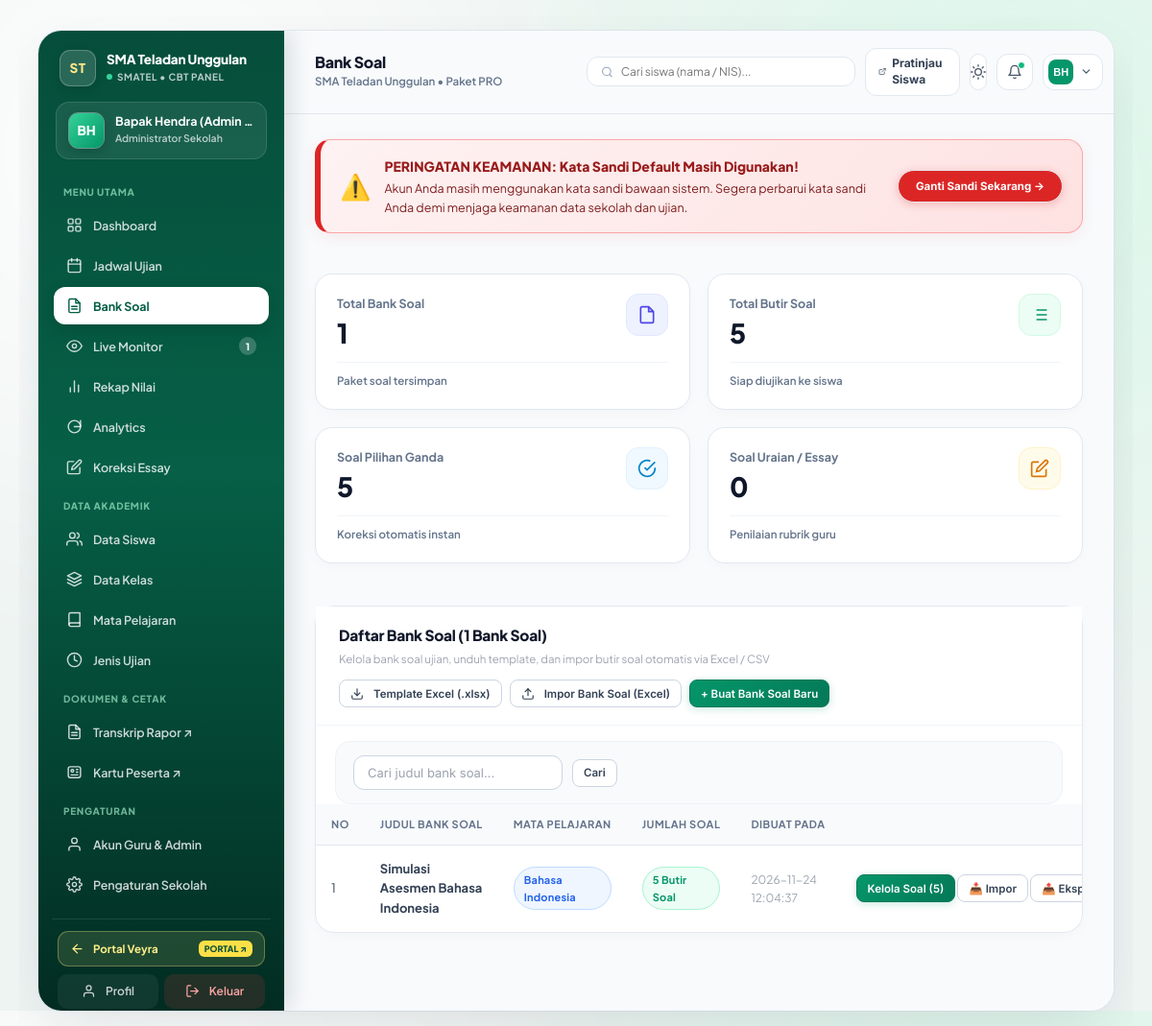
/admin/question-banks.php (signed in), run on the app's committed database.
### tables this page shows
CREATE TABLE `tenants` (
    `id` INT AUTO_INCREMENT PRIMARY KEY,
    `code` VARCHAR(30) NOT NULL UNIQUE,
    `slug` VARCHAR(60) NOT NULL UNIQUE,
    `subdomain` VARCHAR(60) NULL,
    `name` VARCHAR(150) NOT NULL,
    `logo_url` VARCHAR(255) NULL,
    `logo` VARCHAR(500) NULL,
    `address` TEXT NULL,
    `phone` VARCHAR(30) NULL,
    `package` VARCHAR(50) NOT NULL DEFAULT 'pro',
    `student_quota` INT NOT NULL DEFAULT 500,
    `is_active` TINYINT(1) NOT NULL DEFAULT 1,
    `created_at` DATETIME NOT NULL DEFAULT CURRENT_TIMESTAMP
);

CREATE TABLE `question_banks` (
    `id` INT AUTO_INCREMENT PRIMARY KEY,
    `tenant_id` INT NOT NULL,
    `subject_id` INT NOT NULL,
    `title` VARCHAR(150) NOT NULL,
    `total_questions` INT NOT NULL DEFAULT 0,
    `created_by` INT NULL,
    `created_at` DATETIME NOT NULL DEFAULT CURRENT_TIMESTAMP,
    INDEX `idx_banks_tenant` (`tenant_id`),
    CONSTRAINT `fk_banks_tenant` FOREIGN KEY (`tenant_id`) REFERENCES `tenants` (`id`) ON DELETE CASCADE,
    CONSTRAINT `fk_banks_subject` FOREIGN KEY (`subject_id`) REFERENCES `subjects` (`id`) ON DELETE CASCADE
);

CREATE TABLE `subjects` (
    `id` INT AUTO_INCREMENT PRIMARY KEY,
    `tenant_id` INT NOT NULL,
    `code` VARCHAR(20) NULL,
    `name` VARCHAR(100) NOT NULL,
    `created_at` DATETIME NOT NULL DEFAULT CURRENT_TIMESTAMP,
    INDEX `idx_subjects_tenant` (`tenant_id`),
    CONSTRAINT `fk_subjects_tenant` FOREIGN KEY (`tenant_id`) REFERENCES `tenants` (`id`) ON DELETE CASCADE
);

### admin/question-banks.php (the view, shortened to what the rows shown need)
<?php
$pageTitle = "Bank Soal";
require_once __DIR__ . '/_bootstrap.php';
$q = trim($_GET['q'] ?? '');
$countParams = ['tenant_id' => $tenantId];
$countSql = "SELECT COUNT(*) FROM question_banks WHERE tenant_id = :tenant_id";
$totalBanks = (int)Database::fetchColumn($countSql, $countParams);
$pg = Helper::paginate($totalBanks, 15);
$listParams = ['tenant_id' => $tenantId];
$listSql = "SELECT qb.*, s.name as subject_name,
            (SELECT COUNT(*) FROM questions WHERE bank_id = qb.id) as actual_questions
     FROM question_banks qb
     JOIN subjects s ON qb.subject_id = s.id
     WHERE qb.tenant_id = :tenant_id";
$listSql .= " ORDER BY qb.id DESC LIMIT " . (int)$pg['per_page'] . " OFFSET " . (int)$pg['offset'];
$banks = Database::fetchAll($listSql, $listParams);
$totalAllBanks = (int)Database::fetchColumn("SELECT COUNT(*) FROM question_banks WHERE tenant_id = ?", [$tenantId]);
require_once __DIR__ . '/header.php';
?>
<div class="fan-kpi-grid" style="margin-bottom: 22px;">
    <div class="fan-kpi-card fan-kpi-purple">
        <div class="fan-kpi-top">
            <div>
                <div class="fan-kpi-info-label">Total Bank Soal</div>
                <div class="fan-kpi-info-val"><?= number_format($totalAllBanks, 0, ',', '.') ?></div>
            </div>
        </div>
    </div>
</div>
<div class="card">
    <div class="card-header" style="flex-wrap: wrap; gap: 12px;">
        <div>
            <h3 class="card-title" style="margin: 0;">Daftar Bank Soal (<?= $totalBanks ?> Bank Soal)</h3>
            <p style="font-size: 11.5px; color: var(--text-muted); margin: 3px 0 0 0;">Kelola bank soal ujian, unduh template, dan impor butir soal otomatis via Excel / CSV</p>
        </div>
    </div>
    <div class="card-body" style="padding: 0;">
        <?php if (empty($banks)): ?>
            <p style="padding: 32px; text-align: center; color: var(--text-muted);">Belum ada bank soal<?= $q !== '' ? ' pada pencarian ini' : '' ?>. Buat bank soal baru atau impor menggunakan file Excel.</p>
        <?php else: ?>
            <div class="table-responsive">
                <table class="table">
                    <thead>
                        <tr>
                            <th style="width: 50px;">No</th>
                            <th>Judul Bank Soal</th>
                            <th>Mata Pelajaran</th>
                            <th>Jumlah Soal</th>
                            <th>Dibuat Pada</th>
                            <th style="text-align: right;">Aksi</th>
                        </tr>
                    </thead>
                    <tbody>
                        <?php foreach ($banks as $idx => $b): ?>
                            <tr>
                                <td><?= $pg['offset'] + $idx + 1 ?></td>
                                <td>
                                    <b><?= htmlspecialchars($b['title']) ?></b>
                                </td>
                                <td><span class="badge badge-primary"><?= htmlspecialchars($b['subject_name']) ?></span></td>
                                <td>
                                    <span class="badge badge-success"><?= $b['actual_questions'] ?> Butir Soal</span>
                                </td>
                                <td style="color: var(--text-muted); font-size: 12px;"><?= $b['created_at'] ?></td>
                                <td style="text-align: right; white-space: nowrap;">
                                    <a href="questions.php?bank_id=<?= $b['id'] ?>" class="btn btn-primary btn-sm" title="Kelola butir soal">
                                        Kelola Soal (<?= $b['actual_questions'] ?>)
                                    </a>
                                    <button type="button" class="btn btn-outline btn-sm" onclick="openImportToBank(<?= $b['id'] ?>, '<?= htmlspecialchars(addslashes($b['title'])) ?>')" title="Impor butir soal dari Excel ke bank soal ini">
                                        📥 Impor
                                    </button>
                                    <a href="questions.php?bank_id=<?= $b['id'] ?>&export=xlsx" class="btn btn-outline btn-sm" title="Ekspor seluruh butir soal ke file Excel">
                                        📤 Ekspor
                                    </a>
                                </td>
                            </tr>
                        <?php endforeach; ?>
                    </tbody>
                </table>
            </div>
        <?php endif; ?>
    </div>
</div>
<?php require_once __DIR__ . '/footer.php'; ?>

### admin/header.php (shortened to what the rows shown need)
<?php
require_once __DIR__ . '/../core/Database.php';
require_once __DIR__ . '/../core/Tenant.php';
require_once __DIR__ . '/../core/Helper.php';
$school = Tenant::get();
$ssoConfigFile = __DIR__ . '/../config/sso.php';
$ssoConfig = file_exists($ssoConfigFile) ? (require $ssoConfigFile) : [];
$isLocalHost = in_array($_SERVER['HTTP_HOST'] ?? 'localhost', ['localhost', '127.0.0.1'], true)
    || strpos($_SERVER['HTTP_HOST'] ?? '', 'localhost:') === 0
    || substr($_SERVER['HTTP_HOST'] ?? '', -5) === '.test';
$portalBaseUrl = rtrim((string)($ssoConfig['sso_server_url'] ?? ($isLocalHost ? 'http://localhost/veyraeducate/public' : 'https://veyracreative.site')), '/');
$portalDashboardUrl = $portalBaseUrl . '/dashboard';
?>
<!DOCTYPE html>
<html lang="id">
<head>
    <link rel="stylesheet" href="../assets/css/style.css?v=<?= filemtime(__DIR__ . '/../assets/css/style.css') ?>">
</head>
<body class="admin-fan-page">
<div class="fan-app-canvas">
    <aside class="fan-sidebar" id="fanSidebar">
        <div>
            <div class="fan-sidebar-brand-row">
                <a href="<?= htmlspecialchars($portalDashboardUrl) ?>" class="fan-sidebar-brand" style="display: flex; align-items: center; gap: 11px; text-decoration: none; color: inherit; min-width: 0; flex: 1;" title="Kembali ke Portal Veyra: <?= htmlspecialchars($school['name'] ?? 'CBT Online') ?>">
                    <div style="min-width: 0; flex: 1;">
                        <div style="font-size: 13.5px; font-weight: 800; letter-spacing: -0.2px; line-height: 1.25; overflow: hidden; text-overflow: ellipsis; white-space: nowrap;" title="<?= htmlspecialchars($school['name'] ?? 'CBT Online') ?>">
                            <?= htmlspecialchars($school['name'] ?? 'CBT Online') ?>
                        </div>
                        <div style="font-size: 10px; color: rgba(255, 255, 255, 0.72); font-weight: 700; margin-top: 2px; text-transform: uppercase; letter-spacing: 0.5px; display: flex; align-items: center; gap: 5px;">
                            <span style="width: 6px; height: 6px; border-radius: 50%; background: #34d399; display: inline-block;"></span>
                            <span style="overflow: hidden; text-overflow: ellipsis; white-space: nowrap;"><?= htmlspecialchars($school['code']) ?> &bull; CBT Panel</span>
                        </div>
                    </div>
                </a>
            </div>
        </div>
    </aside>
    <main class="fan-main-content">
        <div class="fan-top-header">
            <div style="display: flex; align-items: center; gap: 14px; min-width: 0;">
                <div style="min-width: 0;">
                    <div style="font-size: 16px; font-weight: 800; color: #0f172a; letter-spacing: -0.3px; line-height: 1.2;">
                        <?= htmlspecialchars($pageTitle ?? 'Dashboard Admin') ?>
                    </div>
                    <div style="font-size: 11.5px; color: #64748b; font-weight: 600; margin-top: 2px; white-space: nowrap; overflow: hidden; text-overflow: ellipsis;">
                        <?= htmlspecialchars($school['name'] ?? 'CBT Online') ?> &bull; Paket <?= strtoupper(htmlspecialchars($school['package'] ?? 'PRO')) ?>
                    </div>
                </div>
            </div>
        </div>

### data on the page
tenants: name "SMA Teladan Unggulan", code "SMATEL", package "PRO", id "1"
question_banks: $pg['offset'] + $idx + 1 "1", title "Simulasi Asesmen Bahasa Indonesia", subject.name "Bahasa Indonesia", actual_questions "5", created_at "2026-11-24 12:04:37"

### other printed values
$schoolInitials "ST"
$initials "BH"
$user['name'] "Bapak Hendra (Admin…"
count($notifExams) "1"
$pageTitle "Bank Soal"
$totalAllQuestions "5"
$totalPgQuestions "5"
$totalEssayQuestions "0"
